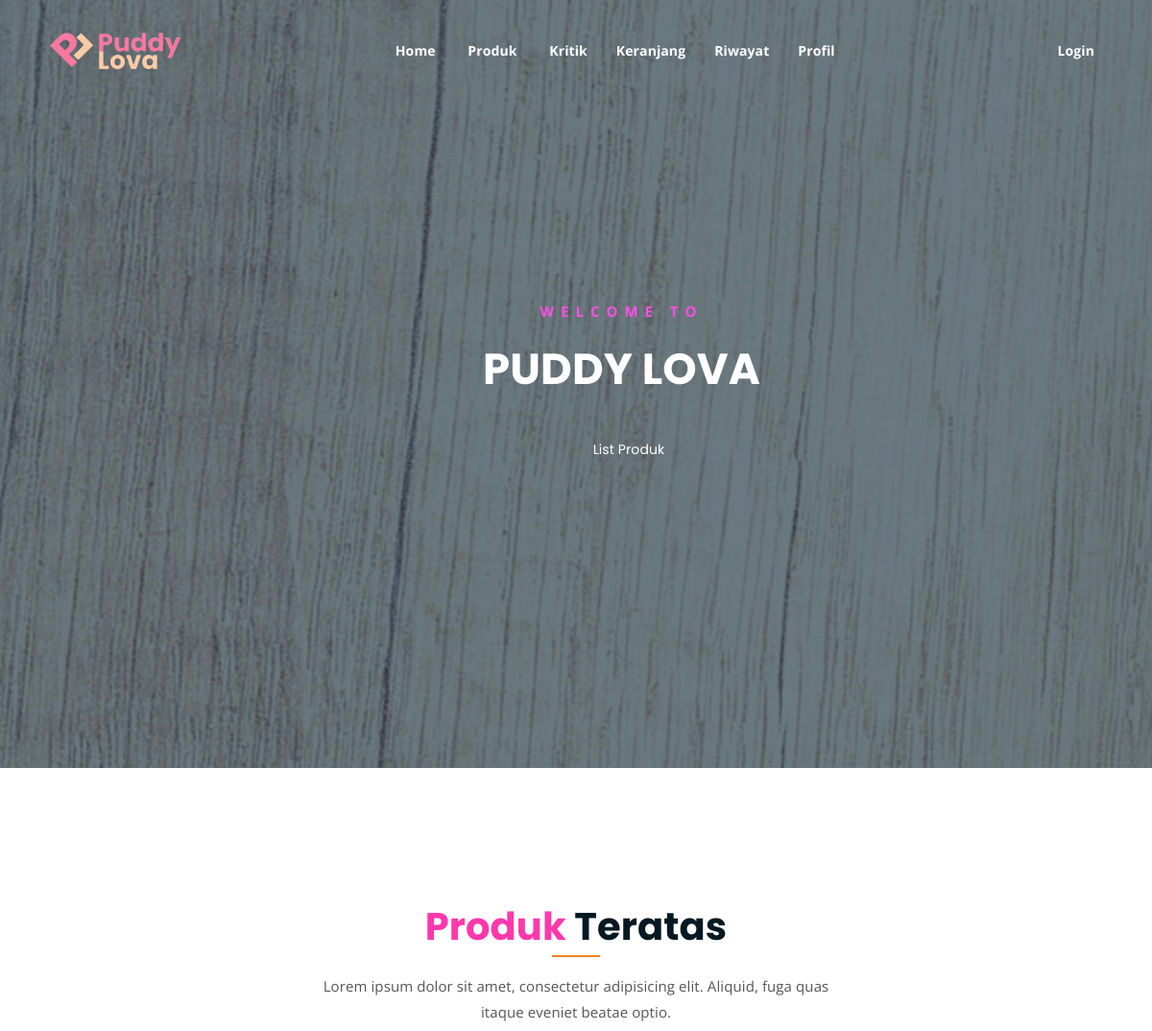
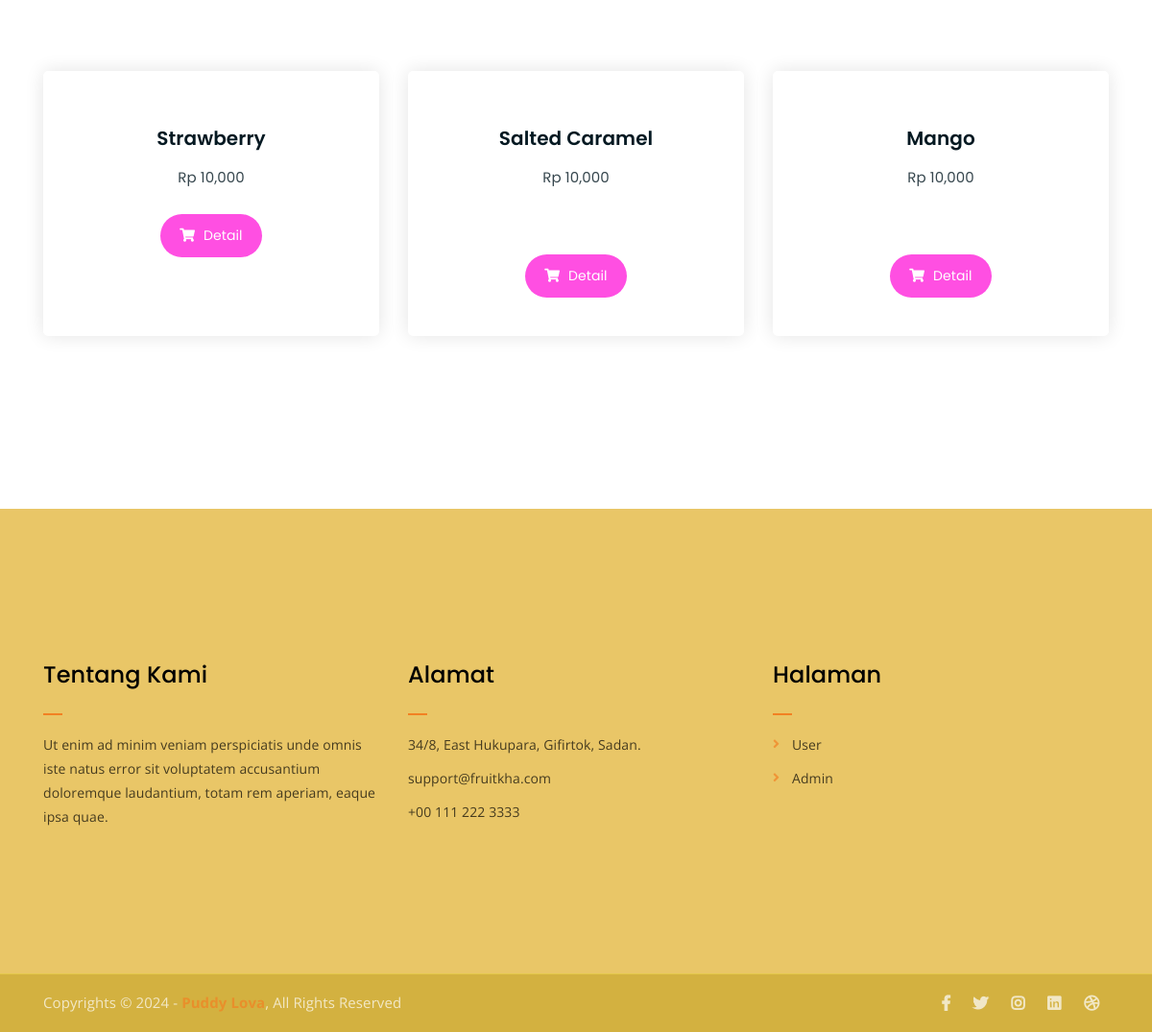
The page / on the database its author committed (2 pictures, top to bottom).
### tables this page shows
CREATE TABLE `promosi` (
  `id_promosi_produk` int(11) NOT NULL,
  `id_produk` varchar(55) NOT NULL,
  `promo_lama` varchar(55) NOT NULL,
  `promo_baru` varchar(55) NOT NULL,
  `mulai` varchar(55) NOT NULL,
  `berakhir` varchar(55) NOT NULL
);

CREATE TABLE `produk` (
  `id` int(11) NOT NULL,
  `id_produk` varchar(11) NOT NULL,
  `nama_produk` varchar(55) NOT NULL,
  `gambar` varchar(55) NOT NULL,
  `harga` varchar(55) NOT NULL,
  `stok_produk` varchar(11) NOT NULL,
  `deskripsi` varchar(1000) NOT NULL
);

### index.php (the view, shortened to what this page needs)
<?php
require('./app/database/db.php');
?>
<!DOCTYPE html>
<html lang="en">
<head>
	<link rel="stylesheet" href="assets/css/all.min.css">
	<link rel="stylesheet" href="assets/bootstrap/css/bootstrap.min.css">
	<link rel="stylesheet" href="assets/css/owl.carousel.css">
	<link rel="stylesheet" href="assets/css/magnific-popup.css">
	<link rel="stylesheet" href="assets/css/animate.css">
	<link rel="stylesheet" href="assets/css/meanmenu.min.css">
	<link rel="stylesheet" href="assets/css/main.css">
	<link rel="stylesheet" href="assets/css/responsive.css">
</head>
<body>
	<?php include('./include/nav.php') ?>
	<div class="hero-area hero-bg">
		<div class="container">
			<div class="row">
				<div class="col-lg-9 offset-lg-2 text-center">
					<div class="hero-text">
						<div class="hero-text-tablecell">
							<p class="subtitle">Welcome To</p>
							<h1>PUDDY LOVA</h1>
							<div class="hero-btns">
								<a href="produk.php" class="bordered-btn">List Produk</a>
							</div>
						</div>
					</div>
				</div>
			</div>
		</div>
	</div>
	<div class="product-section mt-150 mb-150">
		<div class="container">
			<div class="row">
				<div class="col-lg-8 offset-lg-2 text-center">
					<div class="section-title">
						<h3><span class="orange-text">Produk</span> Teratas</h3>
						<p>Lorem ipsum dolor sit amet, consectetur adipisicing elit. Aliquid, fuga quas itaque eveniet beatae optio.</p>
					</div>
				</div>
			</div>
			<div class="row">
			<?php
				$status_user = $_SESSION['user']['status'];
				$produk = mysqli_query($conn, "SELECT * FROM produk LEFT JOIN promosi ON produk.id_produk = promosi.id_produk WHERE produk.stok_produk > 0 LIMIT 3");
				while ($p = mysqli_fetch_array($produk)) {
			?>
			<a href="produk-detail.php?id_produk=<?= $p['id_produk']?>">
				<div class="col-lg-4 col-md-6 text-center card">
					<div class="single-product-item" style="height: 100%;">
						<div class="product-image">
						</div>
						<h3><?php echo $p['nama_produk'] ?></h3>
						<p class="product-price"><span>Rp <?php echo number_format($p['harga']) ?></span></p>
						<?php if($p['promo_lama'] > 0 || $p['promo_baru'] > 0 ){ ?>
								<?php if($status_user == 'Pelanggan Lama'){ ?>
									<p class="product-price"><span style="color: tomato;">Diskon <?php echo $p['promo_lama'] ?>%</span></p>
								<?php }if($status_user == 'Pelanggan Baru'){ ?>
									<p class="product-price"><span style="color: tomato;">Diskon <?php echo $p['promo_baru'] ?>%</span></p>
								<?php } ?>
							<?php }if($p['promo_lama'] == 0 || $p['promo_baru'] == 0){ ?>
							<p class="product-price"><span <span style="color: #fff;">x</span></p>
							<?php } ?>
						<a href="produk-detail.php?id_produk=<?= $p['id_produk']?>" class="cart-btn" style="position: relative; top:10px"><i class="fas fa-shopping-cart"></i> Detail</a>
					</div>
				</div>
				</a>
			<?php } ?>
			</div>
		</div>
	</div>
	<?php include('./include/footer.php') ?>
</body>
</html>

### assets/css/main.css (style rules this page uses)
html { font-size: 14px; font-weight: 400; line-height: 28px; height: 100%; }
body { font-family: "Open Sans", sans-serif; font-weight: 400; font-size: 1rem; letter-spacing: 0.1px; line-height: 1.8; color: #051922; overflow-x: hidden; }
a { cursor: pointer; text-decoration: none; -webkit-transition: all 0.2s ease-in-out; -o-transition: all 0.2s ease-in-out; transition: all 0.2s ease-in-out; }
h1, .h1, h2, .h2, h3, .h3, h4, .h4, h5, .h5, h6, .h6 { font-family: "Poppins", sans-serif; font-weight: 700; margin: 0 0 1.25rem 0; color: #051922; }
h1, .h1 { font-size: 4rem; font-weight: 700; line-height: 4rem; }
h3, .h3 { font-size: 2rem; font-weight: 700; line-height: 2.25rem; }
p { font-family: "Open Sans", sans-serif; font-weight: 400; font-size: 1rem; letter-spacing: 0.1px; line-height: 1.8; color: #051922; margin: 0 0 1.25rem 0; }
p:last-child { margin: 0; }
.mt-150 { margin-top: 150px; }
.mb-150 { margin-bottom: 150px; }
.orange-text { color: #ff38ac; }
a.bordered-btn { font-family: "Poppins", sans-serif; display: inline-block; color: #fff; border: 2px solid #cc0177; padding: 7px 20px; }
a.boxed-btn, a.bordered-btn, a.cart-btn, button.cart-btn { border-radius: 50px; border: none; }
.section-title h3 { font-size: 40px; position: relative; padding-bottom: 15px; }
.section-title h3:after { position: absolute; content: ""; left: 0px; right: 0px; bottom: 0px; width: 50px; height: 2px; background-color: #f28123; margin: 0 auto; }
.section-title p { font-size: 15px; width: 530px; margin: 0 auto; color: #555; margin-top: 10px; line-height: 1.8; }
.section-title { margin-bottom: 80px; }
a.bordered-btn { -webkit-transition: 0.3s; -o-transition: 0.3s; transition: 0.3s; }
a.cart-btn { -webkit-transition: 0.3s; -o-transition: 0.3s; transition: 0.3s; }
.single-product-item { -webkit-transition: 0.3s; -o-transition: 0.3s; transition: 0.3s; }
.hero-bg { background-image: url(../img/hero-bg.jpg); background-size: cover; background-position: center; background-attachment: fixed; }
.hero-text { display: table; height: 100%; }
.hero-text-tablecell { display: table-cell; }
.hero-area { height: 100%; position: relative; z-index: 1; }
html, body { height: 100%; }
.hero-area:after { position: absolute; left: 0; top: 0; width: 100%; height: 100%; content: ""; background-color: #07212e; z-index: -1; opacity: 0.6; }
.hero-text p.subtitle { color: #ff4fe2; font-weight: 700; text-transform: uppercase; letter-spacing: 7px; font-size: 15px; }
.hero-text h1 { font-size: 64px; font-weight: 700; line-height: 1.3; color: #fff; }
.hero-area div { height: 100%; }
.hero-area div.hero-text { height: 100%; width: 100%; }
.hero-area div.hero-text-tablecell { height: auto; vertical-align: middle; }
.hero-area div.hero-text-tablecell div { height: auto; vertical-align: middle; }
.hero-btns { margin-top: 35px; }
.hero-btns a.bordered-btn { margin-left: 15px; }
.single-product-item { margin-bottom: 30px; }
.product-image { padding: 30px; padding-bottom: 0; }
.single-product-item h3 { font-size: 20px; font-weight: 600; margin-bottom: 10px; }
p.product-price { font-family: "Poppins", sans-serif; font-size: 30px; font-weight: 700; margin-bottom: 15px; }
p.product-price span { display: block; opacity: 0.8; font-size: 15px; font-weight: 400; }
a.cart-btn { font-family: "Poppins", sans-serif; display: inline-block; background-color: #ff4fe2; color: #fff; padding: 10px 20px; }
a.cart-btn i { margin-right: 5px; }
.single-product-item { -webkit-box-shadow: 0 0 20px #e4e4e4; box-shadow: 0 0 20px #e4e4e4; padding-bottom: 50px; border-radius: 5px; }

### assets/css/responsive.css (style rules this page uses)
@media only screen and (min-width: 992px) and (max-width: 1200px) { .hero-text h1 { font-size: 45px; } }

### index.php (style rules this page uses)
.card { border: none; }

### rows shown on the page
promosi: produk.nama_produk "Strawberry", produk.harga "10,000"
promosi: produk.nama_produk "Salted Caramel", produk.harga "10,000"
promosi: produk.nama_produk "Mango", produk.harga "10,000"
